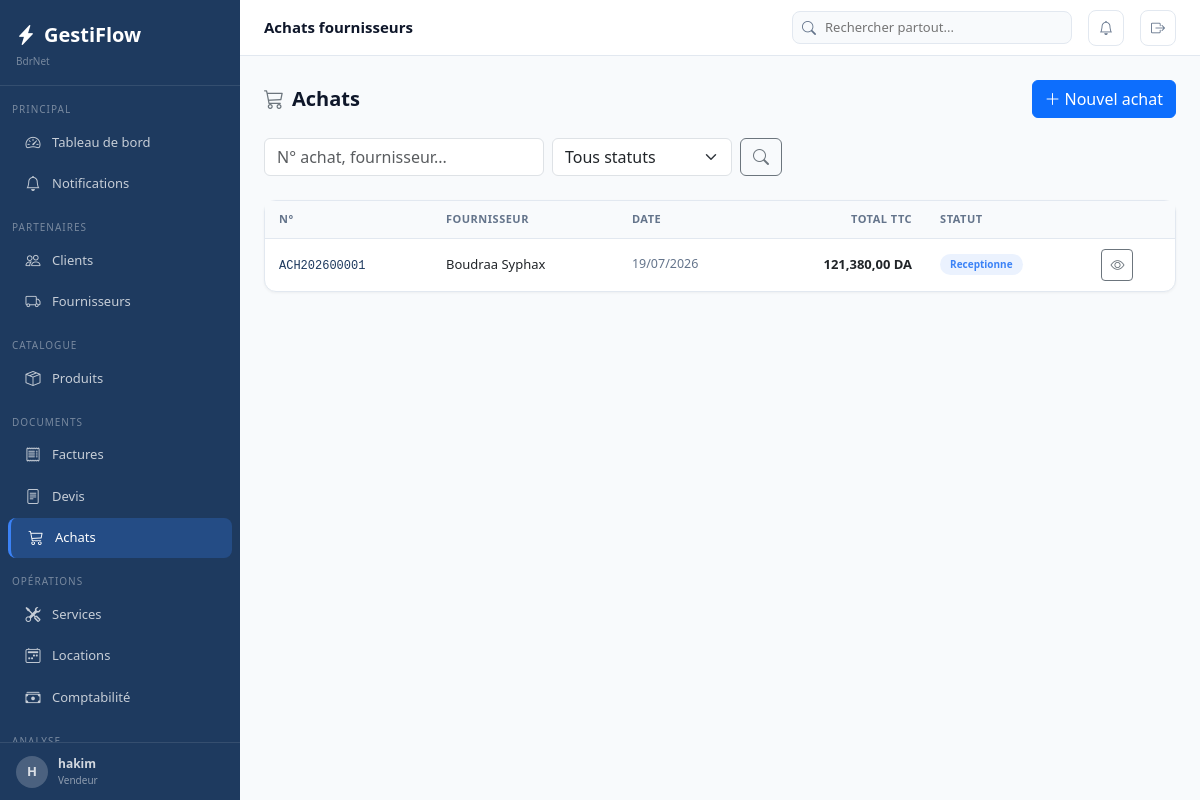
The app's page /achats/ (signed in) with its own data.
### apps/core/models.py (models this page shows, shortened)
class Parametre(models.Model):
    cle         = models.CharField(max_length=100, unique=True)
    valeur      = models.TextField(blank=True)
    description = models.CharField(max_length=200, blank=True)
    class Meta:
        verbose_name        = "Parametre"
        verbose_name_plural = "Parametres"
    @classmethod
    def get(cls, cle, defaut=''):
        try:
            return cls.objects.get(cle=cle).valeur
        except cls.DoesNotExist:
            return defaut

### apps/authentication/models.py (models this page shows, shortened)
class Utilisateur(AbstractUser):
    class Role(models.TextChoices):
        ADMIN       = 'admin',       'Administrateur'
        MANAGER     = 'manager',     'Manager'
        VENDEUR     = 'vendeur',     'Vendeur'
        TECHNICIEN  = 'technicien',  'Technicien'
        COMPTABLE   = 'comptable',   'Comptable'
        CAISSIER    = 'caissier',    'Caissier'
    role            = models.CharField(max_length=20, choices=Role.choices, default=Role.VENDEUR)
    telephone       = models.CharField(max_length=20, blank=True)
    actif           = models.BooleanField(default=True)
    derniere_activite = models.DateTimeField(null=True, blank=True)
    photo           = models.ImageField(upload_to='utilisateurs/', null=True, blank=True)
    class Meta:
        verbose_name        = "Utilisateur"
        verbose_name_plural = "Utilisateurs"
    @property
    def est_admin(self):
        return self.role == self.Role.ADMIN or self.is_superuser

### apps/achats/models.py (models this page shows, shortened)
class AchatFournisseur(TimestampedModel):
    class Statut(models.TextChoices):
        EN_ATTENTE  = 'en_attente',  'En attente'
        RECEPTIONNE = 'receptionne', 'Receptionne'
        PAYE        = 'paye',        'Paye'
        ANNULE      = 'annule',      'Annule'
    numero        = models.CharField(max_length=20, unique=True, blank=True)
    fournisseur   = models.ForeignKey('fournisseurs.Fournisseur', on_delete=models.PROTECT, related_name='achats')
    cree_par      = models.ForeignKey(settings.AUTH_USER_MODEL, on_delete=models.SET_NULL, null=True, blank=True)
    date_achat    = models.DateField(default=timezone.now)
    date_reception= models.DateField(null=True, blank=True)
    statut        = models.CharField(max_length=20, choices=Statut.choices, default=Statut.EN_ATTENTE)
    total_ht      = models.DecimalField(max_digits=14, decimal_places=2, default=0)
    total_tva     = models.DecimalField(max_digits=14, decimal_places=2, default=0)
    total_ttc     = models.DecimalField(max_digits=14, decimal_places=2, default=0)
    notes         = models.TextField(blank=True)
    class Meta:
        verbose_name = "Achat fournisseur"
        ordering     = ['-date_achat','-cree_le']

### apps/fournisseurs/models.py (models this page shows, shortened)
class Fournisseur(TimestampedModel, SoftDeleteModel, Adresse):
    code              = models.CharField(max_length=20, unique=True, blank=True)
    nom               = models.CharField(max_length=200)
    telephone         = models.CharField(max_length=20, blank=True)
    telephone2        = models.CharField(max_length=20, blank=True)
    email             = models.EmailField(blank=True)
    contact_nom       = models.CharField(max_length=100, blank=True)
    registre_commerce = models.CharField(max_length=50, blank=True)
    nif               = models.CharField(max_length=20, blank=True)
    delai_paiement    = models.PositiveIntegerField(default=30, help_text='Jours')
    remise_habituelle = models.DecimalField(max_digits=5, decimal_places=2, default=0)
    notes             = models.TextField(blank=True)
    actif             = models.BooleanField(default=True)
    class Meta:
        verbose_name        = "Fournisseur"
        verbose_name_plural = "Fournisseurs"
        ordering            = ['nom']

### apps/achats/views.py (the view)
# urls.py: path('',                     views.liste,       name='liste'),
@login_required
def liste(request):
    q      = sanitize_search_query(request.GET.get('q',''))
    statut = request.GET.get('statut','')
    qs     = AchatFournisseur.objects.select_related('fournisseur','cree_par').order_by('-date_achat')
    if q:      qs = qs.filter(Q(numero__icontains=q)|Q(fournisseur__nom__icontains=q))
    if statut: qs = qs.filter(statut=statut)
    page = Paginator(qs, 25).get_page(request.GET.get('page'))
    return render(request, 'achats/liste.html', {'achats': page, 'q': q, 'statut': statut, 'statuts': AchatFournisseur.Statut.choices})

### templates/achats/liste.html (shortened to what this page needs)
{% extends 'base.html' %}
{% load humanize %}
{% block topbar_title %}Achats fournisseurs{% endblock %}
{% block content %}
<div class="page-header">
  <div><h1 class="page-title"><i class="bi bi-cart3 me-2 text-secondary"></i>Achats</h1></div>
  <a href="{% url 'achats:create' %}" class="btn btn-primary"><i class="bi bi-plus-lg me-1"></i>Nouvel achat</a>
</div>
<form method="get" class="d-flex gap-2 mb-4 flex-wrap">
  <input type="text" name="q" value="{{ q }}" class="form-control" placeholder="N° achat, fournisseur..." style="max-width:280px;">
  <select name="statut" class="form-select" style="max-width:180px;" onchange="this.form.submit()">
    <option value="">Tous statuts</option>
  </select>
  <button type="submit" class="btn btn-outline-secondary"><i class="bi bi-search"></i></button>
</form>
<div class="card"><div style="overflow-x:auto;"><table class="table-modern">
  <thead><tr><th>N°</th><th>Fournisseur</th><th>Date</th><th class="text-end">Total TTC</th><th>Statut</th><th></th></tr></thead>
  <tbody>{% for a in achats %}<tr>
    <td><a href="{% url 'achats:detail' a.pk %}" style="font-family:monospace;font-size:12px;color:var(--primary);text-decoration:none;">{{ a.numero }}</a></td>
    <td style="font-weight:500;">{{ a.fournisseur.nom }}</td>
    <td style="color:var(--text-secondary);font-size:12.5px;">{{ a.date_achat|date:"d/m/Y" }}</td>
    <td class="text-end" style="font-weight:600;">{{ a.total_ttc|floatformat:2|intcomma }} DA</td>
    <td><span class="badge-status badge-{{ a.statut }}" style="font-size:10px;">{{ a.get_statut_display }}</span></td>
    <td><a href="{% url 'achats:detail' a.pk %}" class="btn btn-sm btn-outline-secondary btn-icon"><i class="bi bi-eye"></i></a></td>
  </tr>{% empty %}<tr><td colspan="6" class="text-center py-5" style="color:var(--text-secondary);">Aucun achat</td></tr>{% endfor %}</tbody>
</table></div></div>
{% endblock %}

### templates/base.html (shortened to what this page needs)
<!DOCTYPE html>
<html lang="fr">
<head>
<link rel="stylesheet" href="https://cdn.jsdelivr.net/npm/bootstrap@5.3.3/dist/css/bootstrap.min.css">
<link rel="stylesheet" href="https://cdn.jsdelivr.net/npm/bootstrap-icons@1.11.3/font/bootstrap-icons.min.css">
</head>
<body>
{% if user.is_authenticated %}
<nav class="sidebar">
  <div class="sidebar-nav">
    <div class="sidebar-logo">
      <a class="sidebar-logo-text" href="{% url 'dashboard:index' %}"><i class="bi bi-lightning-charge-fill me-2"></i>GestiFlow</a>
      <div style="font-size:10px;color:rgba(255,255,255,.4);margin-top:4px;">{{ ENTREPRISE.NOM_ENTREPRISE }}</div>
    </div>
    <div class="sidebar-section">Principal</div>
    <a href="{% url 'dashboard:index' %}" class="sidebar-item {% if request.resolver_match.app_name == 'dashboard' %}active{% endif %}"><i class="bi bi-speedometer2"></i><span>Tableau de bord</span></a>
    <a href="{% url 'core:notifications' %}" class="sidebar-item"><i class="bi bi-bell" ></i><span>Notifications</span></a>
    <div class="sidebar-section">Partenaires</div>
    <a href="{% url 'clients:liste' %}" class="sidebar-item {% if request.resolver_match.app_name == 'clients' %}active{% endif %}"><i class="bi bi-people"></i><span>Clients</span></a>
    <a href="{% url 'fournisseurs:liste' %}" class="sidebar-item {% if request.resolver_match.app_name == 'fournisseurs' %}active{% endif %}"><i class="bi bi-truck"></i><span>Fournisseurs</span></a>
    <div class="sidebar-section">Catalogue</div>
    <a href="{% url 'produits:liste' %}" class="sidebar-item "><i class="bi bi-box-seam"></i><span>Produits</span></a>
    <div class="sidebar-section">Documents</div>
    <a href="{% url 'ventes:liste' %}" class="sidebar-item {% if request.resolver_match.app_name == 'ventes' %}active{% endif %}"><i class="bi bi-receipt"></i><span>Factures</span></a>
    <a href="{% url 'devis:liste' %}" class="sidebar-item {% if request.resolver_match.app_name == 'devis' %}active{% endif %}"><i class="bi bi-file-text"></i><span>Devis</span></a>
    <a href="{% url 'achats:liste' %}" class="sidebar-item {% if request.resolver_match.app_name == 'achats' %}active{% endif %}"><i class="bi bi-cart3"></i><span>Achats</span></a>
    <div class="sidebar-section">Opérations</div>
    <a href="{% url 'services:liste' %}" class="sidebar-item {% if request.resolver_match.app_name == 'services' %}active{% endif %}"><i class="bi bi-tools"></i><span>Services</span></a>
    <a href="{% url 'locations:liste' %}" class="sidebar-item {% if request.resolver_match.app_name == 'locations' %}active{% endif %}"><i class="bi bi-calendar2-week"></i><span>Locations</span></a>
    <a href="{% url 'comptabilite:historique' %}" class="sidebar-item {% if request.resolver_match.app_name == 'comptabilite' %}active{% endif %}"><i class="bi bi-cash-stack"></i><span>Comptabilité</span></a>
    <div class="sidebar-section">Analyse</div>
  </div>
  <div class="sidebar-footer">
    <a href="{% url 'auth:profil' %}" style="display:flex;align-items:center;gap:10px;text-decoration:none;color:rgba(255,255,255,.8);">
      <div style="width:32px;height:32px;border-radius:50%;background:rgba(255,255,255,.2);display:flex;align-items:center;justify-content:center;font-size:13px;font-weight:700;">{{ user.first_name.0|default:user.username.0|upper }}</div>
      <div><div style="font-size:12px;font-weight:600;">{{ user.get_full_name|default:user.username }}</div><div style="font-size:10px;color:rgba(255,255,255,.5);">{{ user.get_role_display }}</div></div>
    </a>
  </div>
</nav>
<div class="main-content">
<div class="topbar">
  <div class="topbar-title">{% block topbar_title %}{% endblock %}</div>
    <div class="topbar-search" style="position:relative;">
      <i class="bi bi-search"></i>
      <input type="text" id="globalSearch" placeholder="Rechercher partout..." autocomplete="off">
    </div>
    <a href="{% url 'core:notifications' %}" class="topbar-btn" title="Notifications">
      <i class="bi bi-bell{% if notifications_count %}-fill{% endif %}" {% if notifications_count %}style="color:#f59e0b"{% endif %}></i>
    </a>
    <a href="{% url 'auth:deconnexion' %}" class="topbar-btn" title="Déconnexion"><i class="bi bi-box-arrow-right"></i></a>
  </div>
  <div class="content-area">
    {% block content %}{% endblock %}
  </div>
</div>
{% endif %}
</body>
</html>

### records on screen
Parametre: NOM_ENTREPRISE "BdrNet"
Utilisateur: first_name.0 "H", get_full_name "hakim", role "Vendeur"
AchatFournisseur: numero "ACH202600001", fournisseur.nom "Boudraa Syphax", date_achat "19/07/2026", total_ttc "121,380,00", statut "Receptionne"
